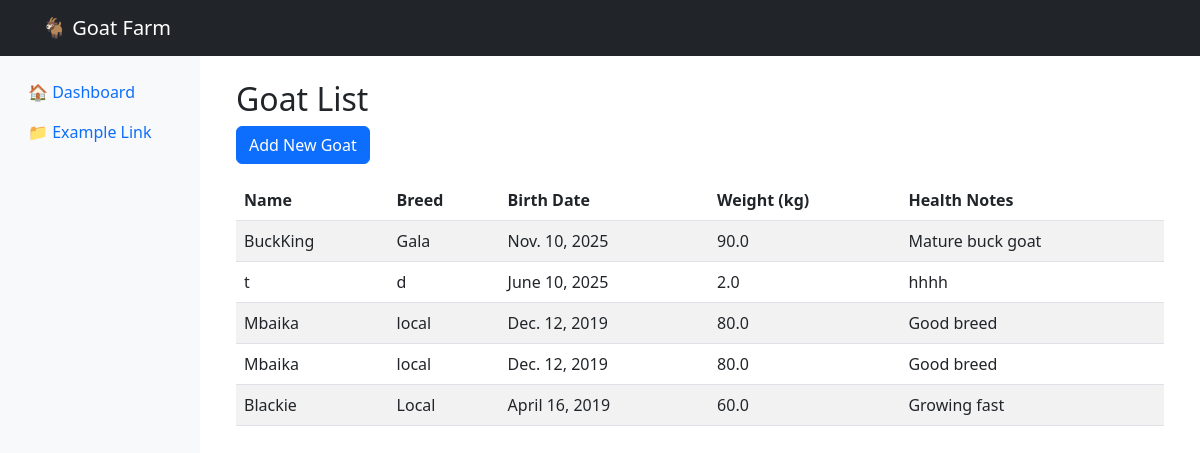
The page / on the database its author committed.
### core/models.py (models this page shows, shortened)
class Goat(models.Model):
    name = models.CharField(max_length=100)
    breed = models.CharField(max_length=100)
    birth_date = models.DateField()
    weight = models.FloatField()
    health_notes = models.TextField(blank=True)

### core/views.py (the view)
# urls.py: path('', views.home, name='home'),
def home(request):
    goats = Goat.objects.all()
    return render(request, 'core/home.html', {'goats': goats})

### core/templates/core/home.html
{% extends "core/sidebar_layout.html" %}
{% block main_content %}
<div class="container mt-4">
    <h2>Goat List</h2>
    <a href="{% url 'add_goat' %}" class="btn btn-primary mb-3">Add New Goat</a>
    <table class="table table-striped">
        <thead>
            <tr>
                <th>Name</th>
                <th>Breed</th>
                <th>Birth Date</th>
                <th>Weight (kg)</th>
                <th>Health Notes</th>
            </tr>
        </thead>
        <tbody>
            {% for goat in goats %}
            <tr>
                <td>{{ goat.name }}</td>
                <td>{{ goat.breed }}</td>
                <td>{{ goat.birth_date }}</td>
                <td>{{ goat.weight }}</td>
                <td>{{ goat.health_notes }}</td>
            </tr>
            {% empty %}
            <tr><td colspan="5">No goats available.</td></tr>
            {% endfor %}
        </tbody>
    </table>
</div>
{% endblock %}

### core/templates/core/sidebar_layout.html (shortened to what this page needs)
{% extends "core/base.html" %}
{% block content %}
<div class="container-fluid">
    <div class="row">
        <nav id="sidebar" class="col-md-3 col-lg-2 d-md-block bg-light sidebar collapse">
            <div class="position-sticky pt-3">
                <ul class="nav flex-column">
                    <li class="nav-item">
                        <a class="nav-link active" aria-current="page" href="{% url 'home' %}">
                            🏠 Dashboard
                        </a>
                    </li>
                    <li class="nav-item">
                        <a class="nav-link" href="{% url 'example' %}">
                            📁 Example Link
                        </a>
                    </li>
                </ul>
            </div>
        </nav>
        <main class="col-md-9 ms-sm-auto col-lg-10 px-md-4">
            {% block main_content %}{% endblock %}
        </main>
    </div>
</div>
{% endblock %}

### core/templates/core/base.html (shortened to what this page needs)
<!DOCTYPE html>
<html lang="en">
<head>
    <link href="https://cdn.jsdelivr.net/npm/bootstrap@5.3.0/dist/css/bootstrap.min.css" rel="stylesheet">
</head>
<body>
    <nav class="navbar navbar-expand-lg navbar-dark bg-dark">
        <div class="container">
            <a class="navbar-brand" href="{% url 'home' %}">🐐 Goat Farm</a>
        </div>
    </nav>
    {% block content %}{% endblock %}
</body>
</html>

### core/templates/core/base.html (style rules this page uses)
body { overflow-x: hidden; }
#sidebar { min-height: 100vh; }

### rows shown on the page
Goat: name "BuckKing", breed "Gala", birth_date "Nov. 10, 2025", weight "90.0", health_notes "Mature buck goat"
Goat: name "t", breed "d", birth_date "June 10, 2025", weight "2.0", health_notes "hhhh"
Goat: name "Mbaika", breed "local", birth_date "Dec. 12, 2019", weight "80.0", health_notes "Good breed"
Goat: name "Mbaika", breed "local", birth_date "Dec. 12, 2019", weight "80.0", health_notes "Good breed"
Goat: name "Blackie", breed "Local", birth_date "April 16, 2019", weight "60.0", health_notes "Growing fast"
